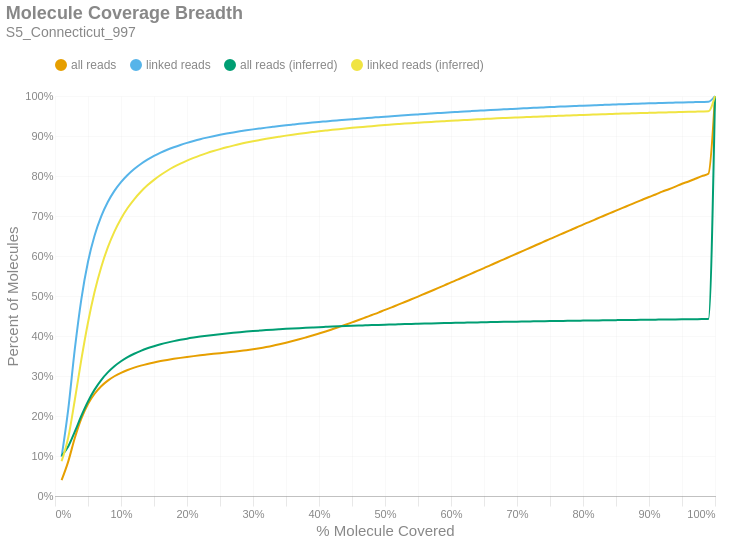

Source (notebook cell):
### Markdown cell above
### Molecule Read Coverage
This chart shows molecule coverage breadth as computed by the number of bases aligned to that molecule. In other words, "*how much of each unique long molecule is actually sequenced/aligned?*" Keep in mind there is a distinction between sequences and alignments, since some sequences belonging to a particular molecule may not align well and wouldn't appear in the alignment data. This chart also shows molecule coverage breadth as computed by the *inferred fragment* from which the aligned sequences originate. Unlike read coverage, this calculation takes into account the total insert size, including unsequenced gaps between the forward and reverse reads. Like the previous figures, these are cumulative percents.

### Code cell
if SKIPLR:
    print_html(f"Skipped")
else:
    binned_df = consolidated_hist(valids['coverage_bp'], mask, 0.01, True)
    binned_df_inf = consolidated_hist(valids['coverage_inserts'], mask, 0.01, True)
    binned_df = binned_df.with_columns(pl.lit(binned_df_inf['all reads (cumsum)']).alias('all reads (inferred)'))
    binned_df = binned_df.with_columns(pl.lit(binned_df_inf['linked reads (cumsum)']).alias('linked reads (inferred)'))
    binned_df = binned_df.with_columns(
        (pl.col('bin').cast(pl.Float64) + 0.01).alias('right_edge')
    )

    with SafeRender(binned_df):
        (
            density_plot(binned_df, 'Molecule Coverage Breadth', samplename, 'molcov', ['all reads (inferred)','linked reads (inferred)'])
            .encode(
                #x=alt.X('bin:Q', title="% Molecule Covered").axis(format = '%').scale(padding=0),
                x=alt.X('right_edge:Q', title="% Molecule Covered").axis(format='%').scale(padding=0),
                y=alt.Y('value:Q', title='Percent of Molecules')
                    .axis(format='%')
                    .stack(False)
                    .scale(domainMin=0, padding=0),
                color=alt.Color("key:N").scale(domain = ["all reads", "linked reads", "all reads (inferred)", "linked reads (inferred)"]),
                tooltip = [
                    alt.Tooltip("key:N", title = "Data Type"),
                    alt.Tooltip("range_label:N", title="% Molecule Covered"),
                    alt.Tooltip("value:Q", format = ".2%", title="% Molecules")
                ]
            )
        ).display()

### Figure 1 — Vega-Lite specification as saved in the notebook (floating-point values rounded to 4 significant figures)
{"width": "container", "height": 400, "config": {"title": {"anchor": "start", "dy": -15, "fontSize": 18, "color": "#888888", "subtitleColor": "#888888", "subtitleFontSize": 14}, "arc": {"fill": "#0072B2"}, "axis": {"domainColor": "#888888", "domainWidth": 0.5, "gridWidth": 0.2, "grid": false, "titleFontWeight": 400, "titleFontSize": 15, "labelFontSize": 11, "labelColor": "#888888", "tickColor": "#888888", "tickWidth": 0.2, "titleColor": "#888888"}, "axisBand": {"grid": false}, "axisX": {"grid": true, "tickSize": 10, "domainCap": "round"}, "axisY": {"domain": false, "grid": true, "tickSize": 0, "domainCap": "round"}, "background": "transparent", "header": {"labelFontSize": 15, "labelColor": "#888888", "titleFontSize": 15, "titleFontWeight": 600, "titleColor": "#888888"}, "legend": {"labelFont": "sans-serif", "labelFontSize": 12, "labelColor": "#888888", "symbolSize": 100, "symbolType": "circle", "titleFontSize": 12, "titlePadding": 10, "titleColor": "#888888", "title": null, "orient": "top"}, "range": {"category": ["#E69F00", "#56B4E9", "#009E73", "#F0E442", "#0072B2", "#D55E00", "#CC79A7", "#000000"], "diverging": ["#cfe8f3", "#a2d4ec", "#73bfe2", "#46abdb", "#1696d2", "#12719e"]}, "area": {"fill": "#0072B2", "fillOpacity": 0.7, "line": true, "strokeOpacity": 0.7}, "line": {"color": "#0072B2", "stroke": "#0072B2", "strokeWidth": 2}, "trail": {"color": "#0072B2", "stroke": "#0072B2", "strokeWidth": 0, "size": 1}, "point": {"filled": true, "fillOpacity": 1.0, "size": 95}, "text": {"color": "#888888", "fontSize": 11, "align": "right", "fontWeight": 400, "size": 11}, "bar": {"fill": "#0072B2", "stroke": null}, "view": {"stroke": null, "continuousWidth": 660, "continuousHeight": 400}}, "data": {"name": "data-52b2e36f7ebee559cbd13033553e08cb"}, "mark": {"type": "line", "interpolate": "monotone", "point": {"opacity": 0, "size": 275}}, "encoding": {"color": {"field": "key", "scale": {"domain": ["all reads", "linked reads", "all reads (inferred)", "linked reads (inferred)"]}, "type": "nominal"}, "tooltip": [{"field": "key", "title": "Data Type", "type": "nominal"}, {"field": "range_label", "title": "% Molecule Covered", "type": "nominal"}, {"field": "value", "format": ".2%", "title": "% Molecules", "type": "quantitative"}], "x": {"axis": {"format": "%"}, "field": "right_edge", "scale": {"padding": 0}, "title": "% Molecule Covered", "type": "quantitative"}, "y": {"axis": {"format": "%"}, "field": "value", "scale": {"domainMin": 0, "padding": 0}, "stack": false, "title": "Percent of Molecules", "type": "quantitative"}}, "params": [{"name": "param_c36ac31b6afebe62", "select": {"type": "point", "fields": ["key"]}, "bind": "legend"}], "title": {"text": "Molecule Coverage Breadth", "subtitle": "S5_Connecticut_997"}, "transform": [{"fold": ["all reads (cumsum)", "linked reads (cumsum)", "all reads (inferred)", "linked reads (inferred)"]}, {"calculate": "replace(datum.key, ' (cumsum)', '')", "as": "key"}, {"filter": {"param": "param_c36ac31b6afebe62"}}], "usermeta": {"embedOptions": {"downloadFileName": "S5_Connecticut_997.molcov"}}, "$schema": "https://vega.github.io/schema/vega-lite/v6.1.0.json", "datasets": {"data-52b2e36f7ebee559cbd13033553e08cb": [{"bin": "0.0", "interval": "0.0-0.01", "all reads": 0.03958, "linked reads": 0.09787, "all reads (cumsum)": 0.03958, "linked reads (cumsum)": 0.09787, "range_label": "0.0-0.01", "all reads (inferred)": 0.1003, "linked reads (inferred)": 0.08681, "right_edge": 0.01}, {"bin": "0.01", "interval": "0.01-0.02", "all reads": 0.04646, "linked reads": 0.1178, "all reads (cumsum)": 0.08604, "linked reads (cumsum)": 0.2157, "range_label": "0.01-0.02", "all reads (inferred)": 0.1238, "linked reads (inferred)": 0.1455, "right_edge": 0.02}, {"bin": "0.02", "interval": "0.02-0.03", "all reads": 0.059, "linked reads": 0.1513, "all reads (cumsum)": 0.145, "linked reads (cumsum)": 0.367, "range_label": "0.02-0.03", "all reads (inferred)": 0.1609, "linked reads (inferred)": 0.2401, "right_edge": 0.03}, {"bin": "0.03", "interval": "0.03-0.04", "all reads": 0.04903, "linked reads": 0.126, "all reads (cumsum)": 0.1941, "linked reads (cumsum)": 0.493, "range_label": "0.03-0.04", "all reads (inferred)": 0.2006, "linked reads (inferred)": 0.342, "right_edge": 0.04}, {"bin": "0.04", "interval": "0.04-0.05", "all reads": 0.03599, "linked reads": 0.09249, "all reads (cumsum)": 0.2301, "linked reads (cumsum)": 0.5855, "range_label": "0.04-0.05", "all reads (inferred)": 0.2362, "linked reads (inferred)": 0.4339, "right_edge": 0.05}, {"bin": "0.05", "interval": "0.05-0.06", "all reads": 0.02562, "linked reads": 0.06569, "all reads (cumsum)": 0.2557, "linked reads (cumsum)": 0.6512, "range_label": "0.05-0.06", "all reads (inferred)": 0.2659, "linked reads (inferred)": 0.5105, "right_edge": 0.06}, {"bin": "0.06", "interval": "0.06-0.07", "all reads": 0.01876, "linked reads": 0.04799, "all reads (cumsum)": 0.2744, "linked reads (cumsum)": 0.6992, "range_label": "0.06-0.07", "all reads (inferred)": 0.2898, "linked reads (inferred)": 0.5721, "right_edge": 0.07}, {"bin": "0.07", "interval": "0.07-0.08", "all reads": 0.01407, "linked reads": 0.03595, "all reads (cumsum)": 0.2885, "linked reads (cumsum)": 0.7351, "range_label": "0.07-0.08", "all reads (inferred)": 0.3089, "linked reads (inferred)": 0.6214, "right_edge": 0.08}, {"bin": "0.08", "interval": "0.08-0.09", "all reads": 0.01087, "linked reads": 0.0277, "all reads (cumsum)": 0.2994, "linked reads (cumsum)": 0.7628, "range_label": "0.08-0.09", "all reads (inferred)": 0.3243, "linked reads (inferred)": 0.6611, "right_edge": 0.09}, {"bin": "0.09", "interval": "0.09-0.1", "all reads": 0.00864, "linked reads": 0.02193, "all reads (cumsum)": 0.308, "linked reads (cumsum)": 0.7847, "range_label": "0.09-0.1", "all reads (inferred)": 0.3368, "linked reads (inferred)": 0.6934, "right_edge": 0.1}, {"bin": "0.1", "interval": "0.1-0.11", "all reads": 0.007029, "linked reads": 0.01776, "all reads (cumsum)": 0.315, "linked reads (cumsum)": 0.8025, "range_label": "0.1-0.11", "all reads (inferred)": 0.3472, "linked reads (inferred)": 0.7199, "right_edge": 0.11}, {"bin": "0.11", "interval": "0.11-0.12", "all reads": 0.005865, "linked reads": 0.01481, "all reads (cumsum)": 0.3209, "linked reads (cumsum)": 0.8173, "range_label": "0.11-0.12", "all reads (inferred)": 0.3557, "linked reads (inferred)": 0.7418, "right_edge": 0.12}, {"bin": "0.12", "interval": "0.12-0.13", "all reads": 0.004998, "linked reads": 0.01259, "all reads (cumsum)": 0.3259, "linked reads (cumsum)": 0.8299, "range_label": "0.12-0.13", "all reads (inferred)": 0.363, "linked reads (inferred)": 0.7606, "right_edge": 0.13}, {"bin": "0.13", "interval": "0.13-0.14", "all reads": 0.004319, "linked reads": 0.01084, "all reads (cumsum)": 0.3302, "linked reads (cumsum)": 0.8408, "range_label": "0.13-0.14", "all reads (inferred)": 0.3692, "linked reads (inferred)": 0.7766, "right_edge": 0.14}, {"bin": "0.14", "interval": "0.14-0.15", "all reads": 0.003761, "linked reads": 0.009367, "all reads (cumsum)": 0.334, "linked reads (cumsum)": 0.8501, "range_label": "0.14-0.15", "all reads (inferred)": 0.3746, "linked reads (inferred)": 0.7904, "right_edge": 0.15}, {"bin": "0.15", "interval": "0.15-0.16", "all reads": 0.003321, "linked reads": 0.008206, "all reads (cumsum)": 0.3373, "linked reads (cumsum)": 0.8583, "range_label": "0.15-0.16", "all reads (inferred)": 0.3793, "linked reads (inferred)": 0.8024, "right_edge": 0.16}, {"bin": "0.16", "interval": "0.16-0.17", "all reads": 0.002948, "linked reads": 0.00719, "all reads (cumsum)": 0.3403, "linked reads (cumsum)": 0.8655, "range_label": "0.16-0.17", "all reads (inferred)": 0.3835, "linked reads (inferred)": 0.8131, "right_edge": 0.17}, {"bin": "0.17", "interval": "0.17-0.18", "all reads": 0.002645, "linked reads": 0.006372, "all reads (cumsum)": 0.3429, "linked reads (cumsum)": 0.8719, "range_label": "0.17-0.18", "all reads (inferred)": 0.3871, "linked reads (inferred)": 0.8226, "right_edge": 0.18}, {"bin": "0.18", "interval": "0.18-0.19", "all reads": 0.002432, "linked reads": 0.005751, "all reads (cumsum)": 0.3453, "linked reads (cumsum)": 0.8776, "range_label": "0.18-0.19", "all reads (inferred)": 0.3904, "linked reads (inferred)": 0.831, "right_edge": 0.19}, {"bin": "0.19", "interval": "0.19-0.2", "all reads": 0.002249, "linked reads": 0.005221, "all reads (cumsum)": 0.3476, "linked reads (cumsum)": 0.8829, "range_label": "0.19-0.2", "all reads (inferred)": 0.3934, "linked reads (inferred)": 0.8386, "right_edge": 0.2}, {"bin": "0.2", "interval": "0.2-0.21", "all reads": 0.0021, "linked reads": 0.00475, "all reads (cumsum)": 0.3497, "linked reads (cumsum)": 0.8876, "range_label": "0.2-0.21", "all reads (inferred)": 0.396, "linked reads (inferred)": 0.8453, "right_edge": 0.21}, {"bin": "0.21", "interval": "0.21-0.22", "all reads": 0.002006, "linked reads": 0.004379, "all reads (cumsum)": 0.3517, "linked reads (cumsum)": 0.892, "range_label": "0.21-0.22", "all reads (inferred)": 0.3985, "linked reads (inferred)": 0.8516, "right_edge": 0.22}, {"bin": "0.22", "interval": "0.22-0.23", "all reads": 0.00184, "linked reads": 0.003949, "all reads (cumsum)": 0.3535, "linked reads (cumsum)": 0.8959, "range_label": "0.22-0.23", "all reads (inferred)": 0.4007, "linked reads (inferred)": 0.8572, "right_edge": 0.23}, {"bin": "0.23", "interval": "0.23-0.24", "all reads": 0.001802, "linked reads": 0.003675, "all reads (cumsum)": 0.3553, "linked reads (cumsum)": 0.8996, "range_label": "0.23-0.24", "all reads (inferred)": 0.4027, "linked reads (inferred)": 0.8624, "right_edge": 0.24}, {"bin": "0.24", "interval": "0.24-0.25", "all reads": 0.001751, "linked reads": 0.003358, "all reads (cumsum)": 0.3571, "linked reads (cumsum)": 0.903, "range_label": "0.24-0.25", "all reads (inferred)": 0.4046, "linked reads (inferred)": 0.8672, "right_edge": 0.25}, {"bin": "0.25", "interval": "0.25-0.26", "all reads": 0.00168, "linked reads": 0.00313, "all reads (cumsum)": 0.3588, "linked reads (cumsum)": 0.9061, "range_label": "0.25-0.26", "all reads (inferred)": 0.4064, "linked reads (inferred)": 0.8718, "right_edge": 0.26}, {"bin": "0.26", "interval": "0.26-0.27", "all reads": 0.001693, "linked reads": 0.00289, "all reads (cumsum)": 0.3605, "linked reads (cumsum)": 0.909, "range_label": "0.26-0.27", "all reads (inferred)": 0.408, "linked reads (inferred)": 0.876, "right_edge": 0.27}, {"bin": "0.27", "interval": "0.27-0.28", "all reads": 0.001782, "linked reads": 0.002699, "all reads (cumsum)": 0.3622, "linked reads (cumsum)": 0.9117, "range_label": "0.27-0.28", "all reads (inferred)": 0.4096, "linked reads (inferred)": 0.8799, "right_edge": 0.28}, {"bin": "0.28", "interval": "0.28-0.29", "all reads": 0.002, "linked reads": 0.002532, "all reads (cumsum)": 0.3642, "linked reads (cumsum)": 0.9142, "range_label": "0.28-0.29", "all reads (inferred)": 0.411, "linked reads (inferred)": 0.8835, "right_edge": 0.29}, {"bin": "0.29", "interval": "0.29-0.3", "all reads": 0.002351, "linked reads": 0.002343, "all reads (cumsum)": 0.3666, "linked reads (cumsum)": 0.9166, "range_label": "0.29-0.3", "all reads (inferred)": 0.4123, "linked reads (inferred)": 0.8869, "right_edge": 0.3}, {"bin": "0.3", "interval": "0.3-0.31", "all reads": 0.00268, "linked reads": 0.002212, "all reads (cumsum)": 0.3693, "linked reads (cumsum)": 0.9188, "range_label": "0.3-0.31", "all reads (inferred)": 0.4135, "linked reads (inferred)": 0.89, "right_edge": 0.31}, {"bin": "0.31", "interval": "0.31-0.32", "all reads": 0.003021, "linked reads": 0.002159, "all reads (cumsum)": 0.3723, "linked reads (cumsum)": 0.9209, "range_label": "0.31-0.32", "all reads (inferred)": 0.4147, "linked reads (inferred)": 0.893, "right_edge": 0.32}, {"bin": "0.32", "interval": "0.32-0.33", "all reads": 0.003323, "linked reads": 0.002024, "all reads (cumsum)": 0.3756, "linked reads (cumsum)": 0.923, "range_label": "0.32-0.33", "all reads (inferred)": 0.4158, "linked reads (inferred)": 0.8958, "right_edge": 0.33}, {"bin": "0.33", "interval": "0.33-0.34", "all reads": 0.003661, "linked reads": 0.001981, "all reads (cumsum)": 0.3793, "linked reads (cumsum)": 0.9249, "range_label": "0.33-0.34", "all reads (inferred)": 0.4168, "linked reads (inferred)": 0.8984, "right_edge": 0.34}, {"bin": "0.34", "interval": "0.34-0.35", "all reads": 0.003879, "linked reads": 0.001854, "all reads (cumsum)": 0.3832, "linked reads (cumsum)": 0.9268, "range_label": "0.34-0.35", "all reads (inferred)": 0.4178, "linked reads (inferred)": 0.9009, "right_edge": 0.35}, {"bin": "0.35", "interval": "0.35-0.36", "all reads": 0.004155, "linked reads": 0.001782, "all reads (cumsum)": 0.3873, "linked reads (cumsum)": 0.9286, "range_label": "0.35-0.36", "all reads (inferred)": 0.4188, "linked reads (inferred)": 0.9033, "right_edge": 0.36}, {"bin": "0.36", "interval": "0.36-0.37", "all reads": 0.004399, "linked reads": 0.001757, "all reads (cumsum)": 0.3917, "linked reads (cumsum)": 0.9303, "range_label": "0.36-0.37", "all reads (inferred)": 0.4197, "linked reads (inferred)": 0.9056, "right_edge": 0.37}, {"bin": "0.37", "interval": "0.37-0.38", "all reads": 0.004669, "linked reads": 0.001657, "all reads (cumsum)": 0.3964, "linked reads (cumsum)": 0.932, "range_label": "0.37-0.38", "all reads (inferred)": 0.4205, "linked reads (inferred)": 0.9077, "right_edge": 0.38}, {"bin": "0.38", "interval": "0.38-0.39", "all reads": 0.004786, "linked reads": 0.001574, "all reads (cumsum)": 0.4012, "linked reads (cumsum)": 0.9336, "range_label": "0.38-0.39", "all reads (inferred)": 0.4213, "linked reads (inferred)": 0.9098, "right_edge": 0.39}, {"bin": "0.39", "interval": "0.39-0.4", "all reads": 0.00507, "linked reads": 0.001521, "all reads (cumsum)": 0.4062, "linked reads (cumsum)": 0.9351, "range_label": "0.39-0.4", "all reads (inferred)": 0.4221, "linked reads (inferred)": 0.9118, "right_edge": 0.4}, {"bin": "0.4", "interval": "0.4-0.41", "all reads": 0.005137, "linked reads": 0.001445, "all reads (cumsum)": 0.4114, "linked reads (cumsum)": 0.9365, "range_label": "0.4-0.41", "all reads (inferred)": 0.4228, "linked reads (inferred)": 0.9136, "right_edge": 0.41}, {"bin": "0.41", "interval": "0.41-0.42", "all reads": 0.005428, "linked reads": 0.001461, "all reads (cumsum)": 0.4168, "linked reads (cumsum)": 0.938, "range_label": "0.41-0.42", "all reads (inferred)": 0.4236, "linked reads (inferred)": 0.9154, "right_edge": 0.42}, {"bin": "0.42", "interval": "0.42-0.43", "all reads": 0.005555, "linked reads": 0.001341, "all reads (cumsum)": 0.4224, "linked reads (cumsum)": 0.9393, "range_label": "0.42-0.43", "all reads (inferred)": 0.4242, "linked reads (inferred)": 0.9171, "right_edge": 0.43}, {"bin": "0.43", "interval": "0.43-0.44", "all reads": 0.005674, "linked reads": 0.001333, "all reads (cumsum)": 0.428, "linked reads (cumsum)": 0.9407, "range_label": "0.43-0.44", "all reads (inferred)": 0.4249, "linked reads (inferred)": 0.9187, "right_edge": 0.44}, {"bin": "0.44", "interval": "0.44-0.45", "all reads": 0.005939, "linked reads": 0.001351, "all reads (cumsum)": 0.434, "linked reads (cumsum)": 0.942, "range_label": "0.44-0.45", "all reads (inferred)": 0.4255, "linked reads (inferred)": 0.9203, "right_edge": 0.45}, {"bin": "0.45", "interval": "0.45-0.46", "all reads": 0.005964, "linked reads": 0.001332, "all reads (cumsum)": 0.4399, "linked reads (cumsum)": 0.9434, "range_label": "0.45-0.46", "all reads (inferred)": 0.4261, "linked reads (inferred)": 0.9218, "right_edge": 0.46}, {"bin": "0.46", "interval": "0.46-0.47", "all reads": 0.006171, "linked reads": 0.001287, "all reads (cumsum)": 0.4461, "linked reads (cumsum)": 0.9446, "range_label": "0.46-0.47", "all reads (inferred)": 0.4267, "linked reads (inferred)": 0.9233, "right_edge": 0.47}, {"bin": "0.47", "interval": "0.47-0.48", "all reads": 0.006248, "linked reads": 0.001274, "all reads (cumsum)": 0.4524, "linked reads (cumsum)": 0.9459, "range_label": "0.47-0.48", "all reads (inferred)": 0.4272, "linked reads (inferred)": 0.9247, "right_edge": 0.48}, {"bin": "0.48", "interval": "0.48-0.49", "all reads": 0.006154, "linked reads": 0.0012, "all reads (cumsum)": 0.4585, "linked reads (cumsum)": 0.9471, "range_label": "0.48-0.49", "all reads (inferred)": 0.4278, "linked reads (inferred)": 0.926, "right_edge": 0.49}, {"bin": "0.49", "interval": "0.49-0.5", "all reads": 0.006927, "linked reads": 0.001237, "all reads (cumsum)": 0.4654, "linked reads (cumsum)": 0.9483, "range_label": "0.49-0.5", "all reads (inferred)": 0.4283, "linked reads (inferred)": 0.9273, "right_edge": 0.5}, {"bin": "0.5", "interval": "0.5-0.51", "all reads": 0.006023, "linked reads": 0.00113, "all reads (cumsum)": 0.4715, "linked reads (cumsum)": 0.9495, "range_label": "0.5-0.51", "all reads (inferred)": 0.4288, "linked reads (inferred)": 0.9285, "right_edge": 0.51}, {"bin": "0.51", "interval": "0.51-0.52", "all reads": 0.00684, "linked reads": 0.001158, "all reads (cumsum)": 0.4783, "linked reads (cumsum)": 0.9506, "range_label": "0.51-0.52", "all reads (inferred)": 0.4293, "linked reads (inferred)": 0.9298, "right_edge": 0.52}, {"bin": "0.52", "interval": "0.52-0.53", "all reads": 0.006628, "linked reads": 0.001172, "all reads (cumsum)": 0.4849, "linked reads (cumsum)": 0.9518, "range_label": "0.52-0.53", "all reads (inferred)": 0.4297, "linked reads (inferred)": 0.9309, "right_edge": 0.53}, {"bin": "0.53", "interval": "0.53-0.54", "all reads": 0.006897, "linked reads": 0.001138, "all reads (cumsum)": 0.4918, "linked reads (cumsum)": 0.9529, "range_label": "0.53-0.54", "all reads (inferred)": 0.4302, "linked reads (inferred)": 0.9321, "right_edge": 0.54}, {"bin": "0.54", "interval": "0.54-0.55", "all reads": 0.006793, "linked reads": 0.001094, "all reads (cumsum)": 0.4986, "linked reads (cumsum)": 0.954, "range_label": "0.54-0.55", "all reads (inferred)": 0.4306, "linked reads (inferred)": 0.9331, "right_edge": 0.55}, {"bin": "0.55", "interval": "0.55-0.56", "all reads": 0.007045, "linked reads": 0.001086, "all reads (cumsum)": 0.5057, "linked reads (cumsum)": 0.9551, "range_label": "0.55-0.56", "all reads (inferred)": 0.431, "linked reads (inferred)": 0.9342, "right_edge": 0.56}, {"bin": "0.56", "interval": "0.56-0.57", "all reads": 0.006947, "linked reads": 0.001042, "all reads (cumsum)": 0.5126, "linked reads (cumsum)": 0.9562, "range_label": "0.56-0.57", "all reads (inferred)": 0.4314, "linked reads (inferred)": 0.9352, "right_edge": 0.57}, {"bin": "0.57", "interval": "0.57-0.58", "all reads": 0.006931, "linked reads": 0.001024, "all reads (cumsum)": 0.5195, "linked reads (cumsum)": 0.9572, "range_label": "0.57-0.58", "all reads (inferred)": 0.4318, "linked reads (inferred)": 0.9362, "right_edge": 0.58}, {"bin": "0.58", "interval": "0.58-0.59", "all reads": 0.007112, "linked reads": 0.001047, "all reads (cumsum)": 0.5267, "linked reads (cumsum)": 0.9582, "range_label": "0.58-0.59", "all reads (inferred)": 0.4322, "linked reads (inferred)": 0.9372, "right_edge": 0.59}, {"bin": "0.59", "interval": "0.59-0.6", "all reads": 0.007287, "linked reads": 0.001021, "all reads (cumsum)": 0.5339, "linked reads (cumsum)": 0.9593, "range_label": "0.59-0.6", "all reads (inferred)": 0.4326, "linked reads (inferred)": 0.9381, "right_edge": 0.6}, {"bin": "0.6", "interval": "0.6-0.61", "all reads": 0.006942, "linked reads": 0.0009871, "all reads (cumsum)": 0.5409, "linked reads (cumsum)": 0.9602, "range_label": "0.6-0.61", "all reads (inferred)": 0.433, "linked reads (inferred)": 0.939, "right_edge": 0.61}, {"bin": "0.61", "interval": "0.61-0.62", "all reads": 0.00734, "linked reads": 0.0009919, "all reads (cumsum)": 0.5482, "linked reads (cumsum)": 0.9612, "range_label": "0.61-0.62", "all reads (inferred)": 0.4333, "linked reads (inferred)": 0.9399, "right_edge": 0.62}, {"bin": "0.62", "interval": "0.62-0.63", "all reads": 0.00716, "linked reads": 0.0009389, "all reads (cumsum)": 0.5554, "linked reads (cumsum)": 0.9622, "range_label": "0.62-0.63", "all reads (inferred)": 0.4337, "linked reads (inferred)": 0.9408, "right_edge": 0.63}, {"bin": "0.63", "interval": "0.63-0.64", "all reads": 0.007247, "linked reads": 0.0009267, "all reads (cumsum)": 0.5626, "linked reads (cumsum)": 0.9631, "range_label": "0.63-0.64", "all reads (inferred)": 0.434, "linked reads (inferred)": 0.9416, "right_edge": 0.64}, {"bin": "0.64", "interval": "0.64-0.65", "all reads": 0.007193, "linked reads": 0.0009002, "all reads (cumsum)": 0.5698, "linked reads (cumsum)": 0.964, "range_label": "0.64-0.65", "all reads (inferred)": 0.4344, "linked reads (inferred)": 0.9424, "right_edge": 0.65}, {"bin": "0.65", "interval": "0.65-0.66", "all reads": 0.007504, "linked reads": 0.0009293, "all reads (cumsum)": 0.5773, "linked reads (cumsum)": 0.9649, "range_label": "0.65-0.66", "all reads (inferred)": 0.4347, "linked reads (inferred)": 0.9433, "right_edge": 0.66}, {"bin": "0.66", "interval": "0.66-0.67", "all reads": 0.007123, "linked reads": 0.0008837, "all reads (cumsum)": 0.5844, "linked reads (cumsum)": 0.9658, "range_label": "0.66-0.67", "all reads (inferred)": 0.435, "linked reads (inferred)": 0.9441, "right_edge": 0.67}, {"bin": "0.67", "interval": "0.67-0.68", "all reads": 0.007298, "linked reads": 0.0008619, "all reads (cumsum)": 0.5917, "linked reads (cumsum)": 0.9667, "range_label": "0.67-0.68", "all reads (inferred)": 0.4353, "linked reads (inferred)": 0.9448, "right_edge": 0.68}, {"bin": "0.68", "interval": "0.68-0.69", "all reads": 0.007163, "linked reads": 0.0008715, "all reads (cumsum)": 0.5989, "linked reads (cumsum)": 0.9676, "range_label": "0.68-0.69", "all reads (inferred)": 0.4356, "linked reads (inferred)": 0.9456, "right_edge": 0.69}, {"bin": "0.69", "interval": "0.69-0.7", "all reads": 0.007389, "linked reads": 0.0008693, "all reads (cumsum)": 0.6063, "linked reads (cumsum)": 0.9684, "range_label": "0.69-0.7", "all reads (inferred)": 0.4359, "linked reads (inferred)": 0.9463, "right_edge": 0.7}, {"bin": "0.7", "interval": "0.7-0.71", "all reads": 0.007237, "linked reads": 0.0008154, "all reads (cumsum)": 0.6135, "linked reads (cumsum)": 0.9692, "range_label": "0.7-0.71", "all reads (inferred)": 0.4362, "linked reads (inferred)": 0.947, "right_edge": 0.71}, {"bin": "0.71", "interval": "0.71-0.72", "all reads": 0.007156, "linked reads": 0.0007463, "all reads (cumsum)": 0.6207, "linked reads (cumsum)": 0.97, "range_label": "0.71-0.72", "all reads (inferred)": 0.4365, "linked reads (inferred)": 0.9476, "right_edge": 0.72}, {"bin": "0.72", "interval": "0.72-0.73", "all reads": 0.007369, "linked reads": 0.000798, "all reads (cumsum)": 0.6281, "linked reads (cumsum)": 0.9708, "range_label": "0.72-0.73", "all reads (inferred)": 0.4367, "linked reads (inferred)": 0.9483, "right_edge": 0.73}, {"bin": "0.73", "interval": "0.73-0.74", "all reads": 0.007161, "linked reads": 0.0007594, "all reads (cumsum)": 0.6352, "linked reads (cumsum)": 0.9715, "range_label": "0.73-0.74", "all reads (inferred)": 0.437, "linked reads (inferred)": 0.949, "right_edge": 0.74}, {"bin": "0.74", "interval": "0.74-0.75", "all reads": 0.007543, "linked reads": 0.0007728, "all reads (cumsum)": 0.6428, "linked reads (cumsum)": 0.9723, "range_label": "0.74-0.75", "all reads (inferred)": 0.4373, "linked reads (inferred)": 0.9496, "right_edge": 0.75}, {"bin": "0.75", "interval": "0.75-0.76", "all reads": 0.00698, "linked reads": 0.0007181, "all reads (cumsum)": 0.6497, "linked reads (cumsum)": 0.973, "range_label": "0.75-0.76", "all reads (inferred)": 0.4375, "linked reads (inferred)": 0.9503, "right_edge": 0.76}, {"bin": "0.76", "interval": "0.76-0.77", "all reads": 0.007216, "linked reads": 0.0007259, "all reads (cumsum)": 0.657, "linked reads (cumsum)": 0.9738, "range_label": "0.76-0.77", "all reads (inferred)": 0.4378, "linked reads (inferred)": 0.9509, "right_edge": 0.77}, {"bin": "0.77", "interval": "0.77-0.78", "all reads": 0.007139, "linked reads": 0.0007168, "all reads (cumsum)": 0.6641, "linked reads (cumsum)": 0.9745, "range_label": "0.77-0.78", "all reads (inferred)": 0.438, "linked reads (inferred)": 0.9515, "right_edge": 0.78}, {"bin": "0.78", "interval": "0.78-0.79", "all reads": 0.007058, "linked reads": 0.000675, "all reads (cumsum)": 0.6712, "linked reads (cumsum)": 0.9751, "range_label": "0.78-0.79", "all reads (inferred)": 0.4383, "linked reads (inferred)": 0.9521, "right_edge": 0.79}, {"bin": "0.79", "interval": "0.79-0.8", "all reads": 0.007469, "linked reads": 0.0006746, "all reads (cumsum)": 0.6786, "linked reads (cumsum)": 0.9758, "range_label": "0.79-0.8", "all reads (inferred)": 0.4385, "linked reads (inferred)": 0.9527, "right_edge": 0.8}, {"bin": "0.8", "interval": "0.8-0.81", "all reads": 0.006806, "linked reads": 0.0006355, "all reads (cumsum)": 0.6854, "linked reads (cumsum)": 0.9765, "range_label": "0.8-0.81", "all reads (inferred)": 0.4387, "linked reads (inferred)": 0.9532, "right_edge": 0.81}, {"bin": "0.81", "interval": "0.81-0.82", "all reads": 0.006999, "linked reads": 0.0006255, "all reads (cumsum)": 0.6924, "linked reads (cumsum)": 0.9771, "range_label": "0.81-0.82", "all reads (inferred)": 0.4389, "linked reads (inferred)": 0.9538, "right_edge": 0.82}, {"bin": "0.82", "interval": "0.82-0.83", "all reads": 0.007026, "linked reads": 0.0006229, "all reads (cumsum)": 0.6995, "linked reads (cumsum)": 0.9777, "range_label": "0.82-0.83", "all reads (inferred)": 0.4392, "linked reads (inferred)": 0.9543, "right_edge": 0.83}, {"bin": "0.83", "interval": "0.83-0.84", "all reads": 0.007024, "linked reads": 0.0006159, "all reads (cumsum)": 0.7065, "linked reads (cumsum)": 0.9783, "range_label": "0.83-0.84", "all reads (inferred)": 0.4394, "linked reads (inferred)": 0.9549, "right_edge": 0.84}, {"bin": "0.84", "interval": "0.84-0.85", "all reads": 0.006844, "linked reads": 0.0005746, "all reads (cumsum)": 0.7133, "linked reads (cumsum)": 0.9789, "range_label": "0.84-0.85", "all reads (inferred)": 0.4396, "linked reads (inferred)": 0.9554, "right_edge": 0.85}, {"bin": "0.85", "interval": "0.85-0.86", "all reads": 0.006985, "linked reads": 0.000592, "all reads (cumsum)": 0.7203, "linked reads (cumsum)": 0.9795, "range_label": "0.85-0.86", "all reads (inferred)": 0.4399, "linked reads (inferred)": 0.956, "right_edge": 0.86}, {"bin": "0.86", "interval": "0.86-0.87", "all reads": 0.006772, "linked reads": 0.0005855, "all reads (cumsum)": 0.7271, "linked reads (cumsum)": 0.9801, "range_label": "0.86-0.87", "all reads (inferred)": 0.4401, "linked reads (inferred)": 0.9565, "right_edge": 0.87}, {"bin": "0.87", "interval": "0.87-0.88", "all reads": 0.006935, "linked reads": 0.000539, "all reads (cumsum)": 0.734, "linked reads (cumsum)": 0.9806, "range_label": "0.87-0.88", "all reads (inferred)": 0.4403, "linked reads (inferred)": 0.9569, "right_edge": 0.88}, {"bin": "0.88", "interval": "0.88-0.89", "all reads": 0.006737, "linked reads": 0.0005381, "all reads (cumsum)": 0.7408, "linked reads (cumsum)": 0.9812, "range_label": "0.88-0.89", "all reads (inferred)": 0.4405, "linked reads (inferred)": 0.9574, "right_edge": 0.89}, {"bin": "0.89", "interval": "0.89-0.9", "all reads": 0.00674, "linked reads": 0.0005129, "all reads (cumsum)": 0.7475, "linked reads (cumsum)": 0.9817, "range_label": "0.89-0.9", "all reads (inferred)": 0.4407, "linked reads (inferred)": 0.9579, "right_edge": 0.9}, {"bin": "0.9", "interval": "0.9-0.91", "all reads": 0.006305, "linked reads": 0.0004716, "all reads (cumsum)": 0.7538, "linked reads (cumsum)": 0.9821, "range_label": "0.9-0.91", "all reads (inferred)": 0.4409, "linked reads (inferred)": 0.9583, "right_edge": 0.91}, {"bin": "0.91", "interval": "0.91-0.92", "all reads": 0.007154, "linked reads": 0.0004816, "all reads (cumsum)": 0.761, "linked reads (cumsum)": 0.9826, "range_label": "0.91-0.92", "all reads (inferred)": 0.4411, "linked reads (inferred)": 0.9588, "right_edge": 0.92}, {"bin": "0.92", "interval": "0.92-0.93", "all reads": 0.006042, "linked reads": 0.0004629, "all reads (cumsum)": 0.767, "linked reads (cumsum)": 0.9831, "range_label": "0.92-0.93", "all reads (inferred)": 0.4412, "linked reads (inferred)": 0.9592, "right_edge": 0.93}, {"bin": "0.93", "interval": "0.93-0.94", "all reads": 0.006607, "linked reads": 0.0004351, "all reads (cumsum)": 0.7736, "linked reads (cumsum)": 0.9835, "range_label": "0.93-0.94", "all reads (inferred)": 0.4414, "linked reads (inferred)": 0.9596, "right_edge": 0.94}, {"bin": "0.94", "interval": "0.94-0.95", "all reads": 0.00698, "linked reads": 0.0004421, "all reads (cumsum)": 0.7806, "linked reads (cumsum)": 0.984, "range_label": "0.94-0.95", "all reads (inferred)": 0.4416, "linked reads (inferred)": 0.9601, "right_edge": 0.95}, {"bin": "0.95", "interval": "0.95-0.96", "all reads": 0.005793, "linked reads": 0.0004281, "all reads (cumsum)": 0.7864, "linked reads (cumsum)": 0.9844, "range_label": "0.95-0.96", "all reads (inferred)": 0.4418, "linked reads (inferred)": 0.9605, "right_edge": 0.96}, {"bin": "0.96", "interval": "0.96-0.97", "all reads": 0.006646, "linked reads": 0.0003829, "all reads (cumsum)": 0.793, "linked reads (cumsum)": 0.9848, "range_label": "0.96-0.97", "all reads (inferred)": 0.442, "linked reads (inferred)": 0.9609, "right_edge": 0.97}, {"bin": "0.97", "interval": "0.97-0.98", "all reads": 0.006609, "linked reads": 0.000386, "all reads (cumsum)": 0.7996, "linked reads (cumsum)": 0.9852, "range_label": "0.97-0.98", "all reads (inferred)": 0.4422, "linked reads (inferred)": 0.9613, "right_edge": 0.98}, {"bin": "0.98", "interval": "0.98-0.99", "all reads": 0.006092, "linked reads": 0.0003769, "all reads (cumsum)": 0.8057, "linked reads (cumsum)": 0.9855, "range_label": "0.98-0.99", "all reads (inferred)": 0.4424, "linked reads (inferred)": 0.9618, "right_edge": 0.99}, {"bin": "0.99", "interval": "0.99-1.0", "all reads": 0.1943, "linked reads": 0.01447, "all reads (cumsum)": 1.0, "linked reads (cumsum)": 1.0, "range_label": "0.99-1.0", "all reads (inferred)": 1.0, "linked reads (inferred)": 1.0, "right_edge": 1.0}]}}
